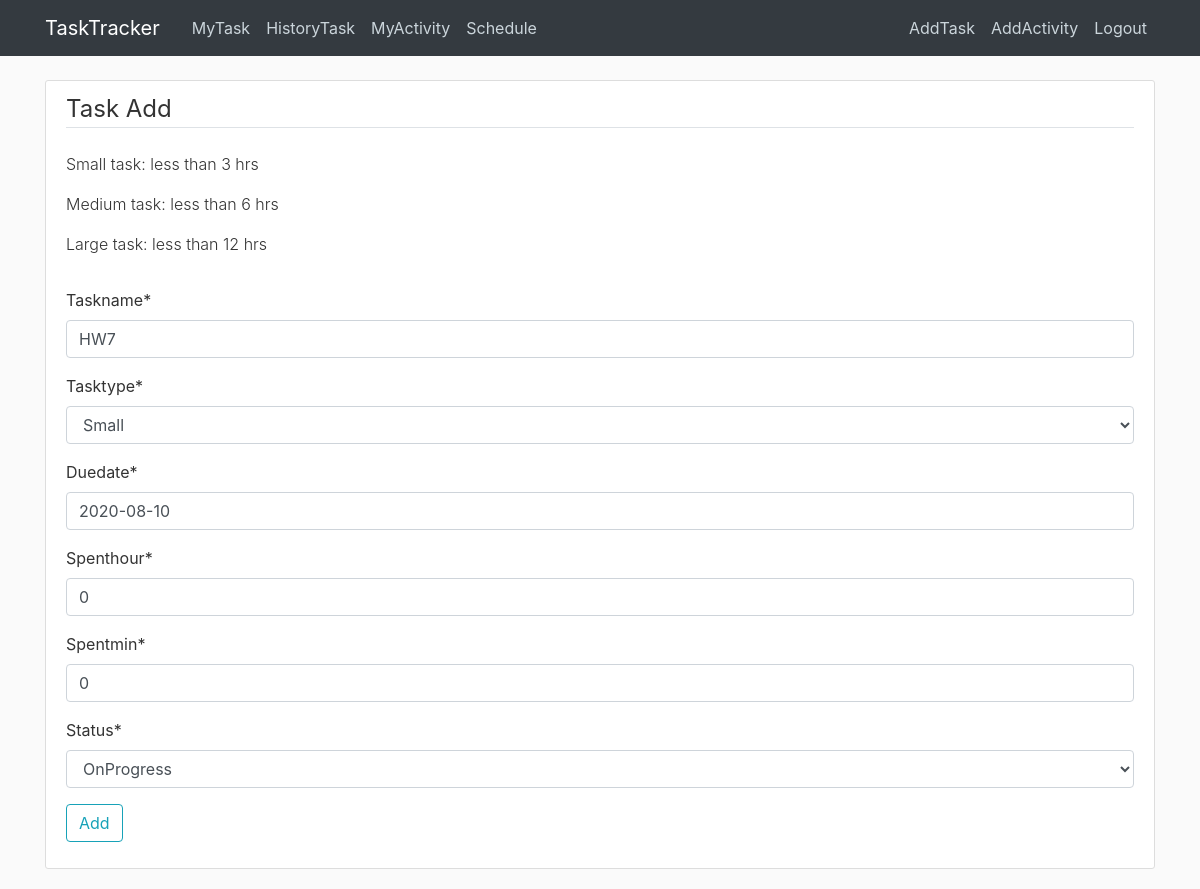
/task/24/update/ (signed in), run on an earlier commit of the app's database.
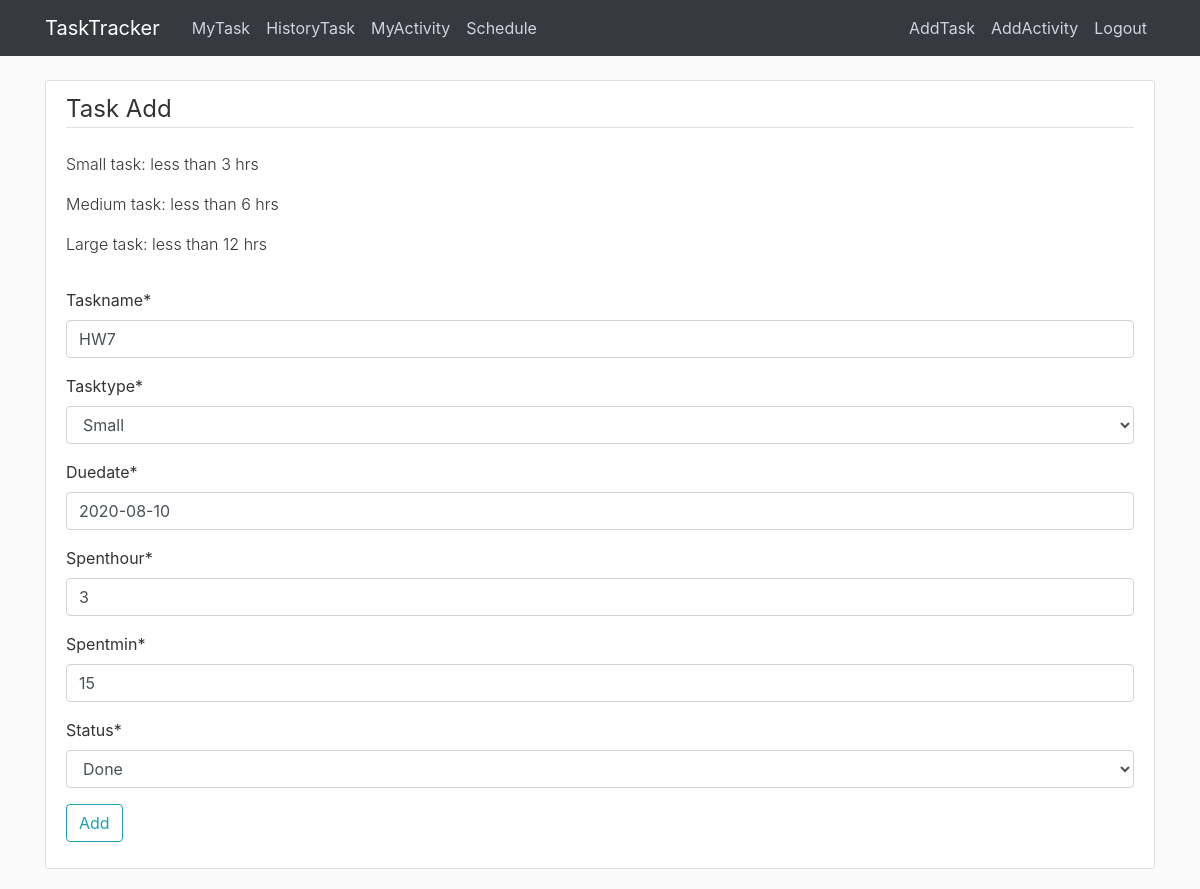
And on a later commit of the database.
### main/models.py (models this page shows, shortened)
class Task(models.Model):
    MY_CHOICES = (
        ('Small', 'Small'),
        ('Middle', 'Middle'),
        ('Large', 'Large'),
    )
    STATUS_CHOICES = (
    ('OnProgress', 'OnProgress'),
    ('Done', 'Done'),
)
    taskname= models.CharField(max_length=100)
    tasktype= models.CharField(max_length=10,choices=MY_CHOICES)
    duedate= models.DateField(default=timezone.now)
    spenthour= models.PositiveIntegerField(default=0,validators=[MinValueValidator(0), MaxValueValidator(100)])
    spentmin= models.PositiveIntegerField(default=0,validators=[MinValueValidator(0), MaxValueValidator(60)])
    status= models.CharField(max_length=20,choices=STATUS_CHOICES,default="OnProgress")
    taskuser =models.ForeignKey(User, on_delete=models.CASCADE)
    donedate= models.DateField(null=True)
    ontime_late=models.CharField(max_length=100,default="Ontime")
    objects = models.Manager()

### main/views.py (the view, shortened to what this page needs)
# urls.py: path('task/<int:pk>/update/', TaskUpdateView.as_view(),name='task-update'),
class TaskUpdateView(LoginRequiredMixin,UserPassesTestMixin,UpdateView,):
    model = Task
    fields=['taskname','tasktype','duedate','spenthour','spentmin','status']
    def test_func(self):
        task = self.get_object()
        if self.request.user == task.taskuser:
            return True
        return False

### main/templates/main/task_form.html (shortened to what this page needs)
{% extends "main/base.html" %}
{% load crispy_forms_tags %}
{% block content %}
    <div class="content-section">
        <form method="POST">
            <fieldset class="form-group">
                <legend class="border-bottom mb-4">Task Add</legend>
                <p class="font-weight-light">Small task: less than 3 hrs</p>
                <p class="font-weight-light">Medium task: less than 6 hrs</p>
                <p class="font-weight-light">Large task: less than 12 hrs</p>
            </fieldset>
            {{ form|crispy }}
            <div class="form-group">
                <button class="btn btn-outline-info" type="submit">Add</button>
            </div>
        </form>
    </div>
{% endblock content %}

What changed in the data, as far as the page shows it:
changed Task "HW7": spenthour "0" → "3"; spentmin "0" → "15"; status "OnProgress" → "Done"
